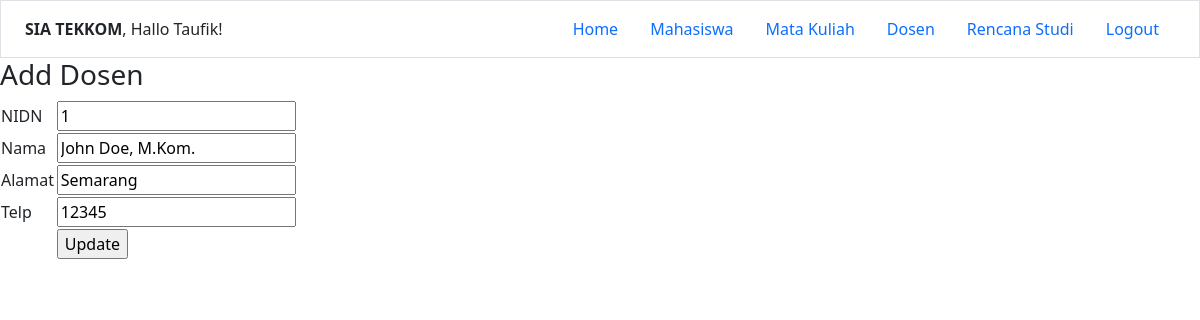
Screenshot of /dosen/editDosen.php?nidn=1 (signed in) with the database file from the repository.
### tables this page shows
CREATE TABLE `dosen` (
  `nidn` int(11) NOT NULL,
  `nama` varchar(255) NOT NULL,
  `alamat` text NOT NULL,
  `telp` varchar(20) NOT NULL,
  `is_delete` int(11) NOT NULL DEFAULT 0
);

### dosen/editDosen.php (the view, shortened to what this page needs)
<?php
include_once("../config.php");
$nidn = $_GET['nidn'];
$result = mysqli_query($mysqli, "SELECT * FROM dosen WHERE nidn=$nidn");
while($dosen = mysqli_fetch_array($result))
{
	$nidn = $dosen['nidn'];
	$nama = $dosen['nama'];
	$alamat = $dosen['alamat'];
	$telp = $dosen['telp'];
}
?>
<!DOCTYPE html>
<html lang="en">
<head>
<link href="https://cdn.jsdelivr.net/npm/bootstrap@5.1.3/dist/css/bootstrap.min.css" rel="stylesheet">
</head>
<body>
	<?php include('../navbar.php') ?>
	<main>
		<div>
			<form action="" method="post" name="form">
				<h3>Add Dosen</h3>
				<table width="25%" border="0">
					<tr>
						<td>NIDN</td>
						<td><input type="text" name="nidn" value="<?= $nidn ?>" required readonly></td>
					</tr>
					<tr>
						<td>Nama</td>
						<td><input type="text" name="nama" value="<?= $nama ?>" required></td>
					</tr>
					<tr>
						<td>Alamat</td>
						<td><input type="text" name="alamat" value="<?= $alamat ?>" required></td>
					</tr>
					<tr>
						<td>Telp</td>
						<td><input type="text" name="telp" value="<?= $telp ?>" required></td>
					</tr>
					<tr>
						<td></td>
						<td><input type="submit" name="update" value="Update"></td>
					</tr>
				</table>
			</form>
		</div>
	</main>
</html>

### rows the page displays
dosen: nidn "1", nama "John Doe, M.Kom.", alamat "Semarang", telp "12345"

### other values shown
$_SESSION["nama"] "Taufik"
